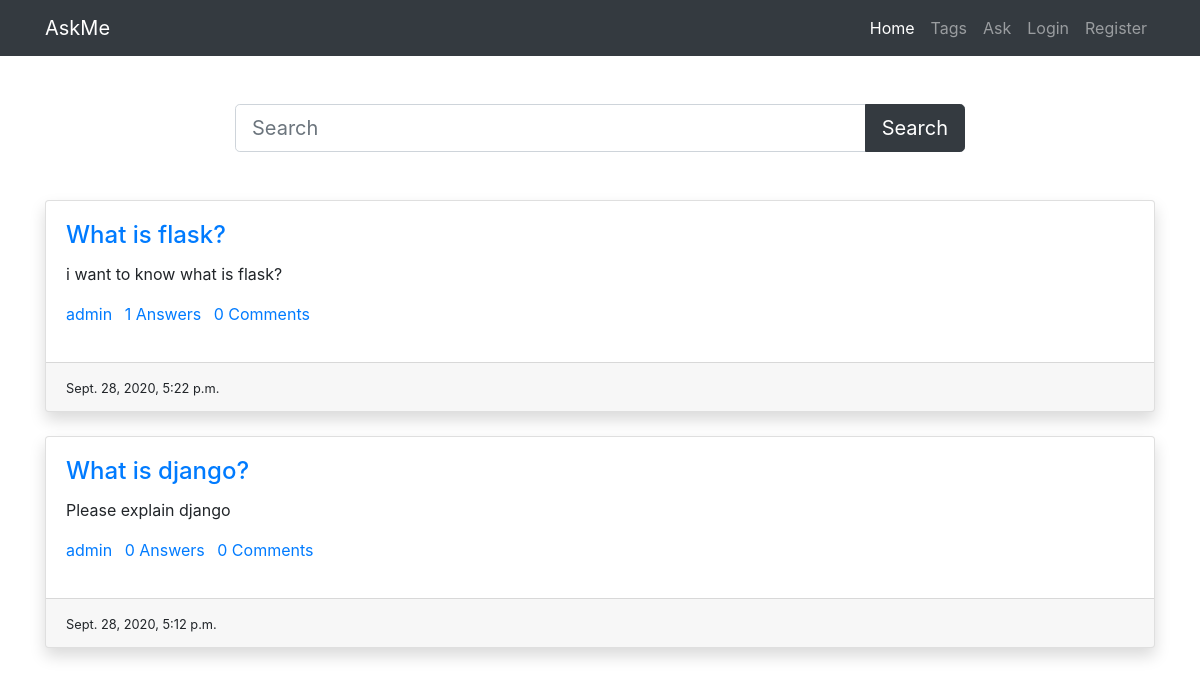
Before: / with the older database file.
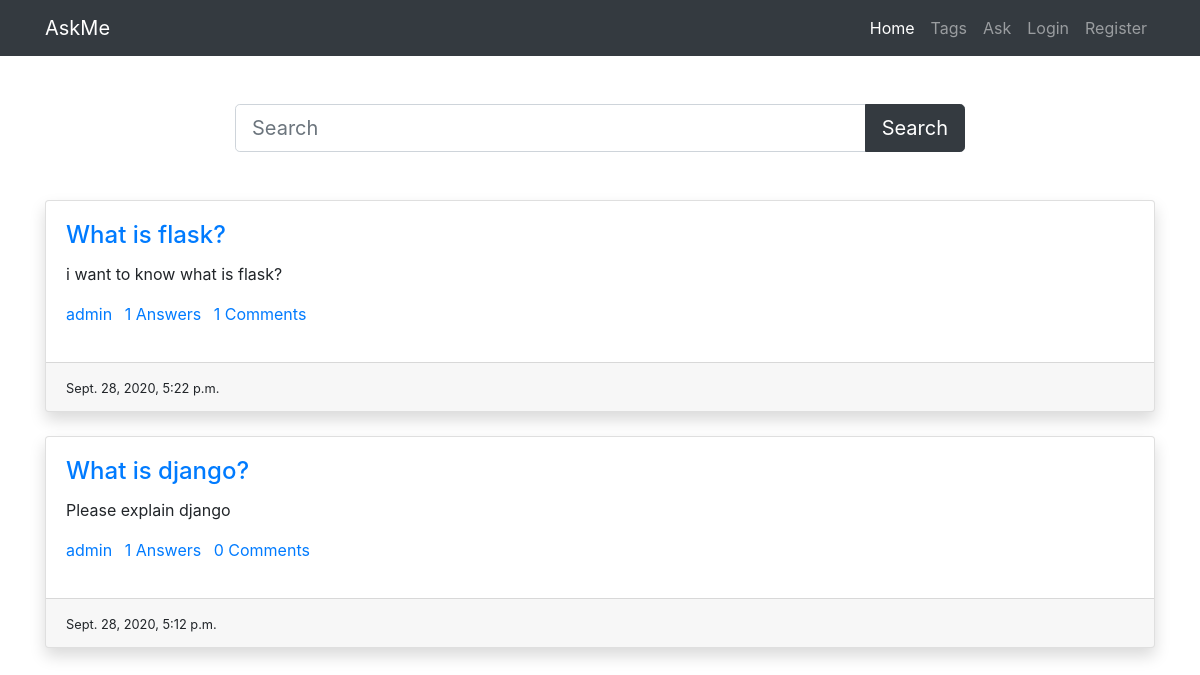
After: the same page with the newer database file.
### main/models.py (models this page shows, shortened)
class Question(models.Model):
    user=models.ForeignKey(CustomUser,on_delete=models.CASCADE)
    title=models.CharField(max_length=300)
    detail=models.TextField()
    tags=models.TextField(default='')
    add_time=models.DateTimeField(auto_now_add=True)

class CustomUser(AbstractUser):
    bio=models.TextField()
    location=models.CharField(max_length=200)

### main/views.py (the view)
# urls.py: path('',views.home,name='home'),
def home(request):
    if 'q' in request.GET:
        q=request.GET['q']
        quests=Question.objects.annotate(total_comments=Count('answer__comment')).filter(title__icontains=q).order_by('-id')
    else:
        quests=Question.objects.annotate(total_comments=Count('answer__comment')).all().order_by('-id')
    paginator=Paginator(quests,10)
    page_num=request.GET.get('page',1)
    quests=paginator.page(page_num)
    return render(request,'home.html',{'quests':quests})

### main/templates/home.html (shortened to what this page needs)
{% load static %}
<!DOCTYPE html>
<html lang="en">
<head>
    <link rel="stylesheet" href="{% static 'bootstrap.min.css' %}" />
</head>
<body>
    <nav class="navbar navbar-expand-lg navbar-dark bg-dark">
        <div class="container">
            <a class="navbar-brand" href="#">AskMe</a>
            <div class="collapse navbar-collapse" id="navbarNav">
                <ul class="navbar-nav ml-auto">
                    <li class="nav-item active">
                        <a class="nav-link" href="#">Home</a>
                    </li>
                    <li class="nav-item">
                        <a class="nav-link" href="/tags">Tags</a>
                    </li>
                    <li class="nav-item">
                        <a class="nav-link" href="/ask-question">Ask</a>
                    </li>
                    {% if user.is_authenticated %}
                    <li class="nav-item">
                        <a class="nav-link" href="/accounts/profile">Profile</a>
                    </li>
                    <li class="nav-item">
                        <a class="nav-link" href="{% url 'logout' %}">Logout</a>
                    </li>
                    {% else %}
                    <li class="nav-item">
                        <a class="nav-link" href="/accounts/login">Login</a>
                    </li>
                    <li class="nav-item">
                        <a class="nav-link" href="/accounts/register">Register</a>
                    </li>
                    {% endif %}
                </ul>
            </div>
        </div>
    </nav>
    <div class="container py-5">
        <div class="row">
            <div class="col-md-8 offset-2">
                <form>
                    <div class="input-group">
                        <input type="text" name="q" class="form-control form-control-lg" placeholder="Search" />
                        <div class="input-group-append">
                        <button class="btn btn-dark btn-lg" type="submit" id="button-addon2">Search</button>
                        </div>
                    </div>
                </form>
            </div>
        </div>
    </div>
    <div class="container">
        {% for quest in quests %}
        <div class="card mb-4 shadow">
            <div class="card-body">
                <h4 class="card-title"><a href="/detail/{{quest.id}}">{{quest.title}}</a></h4>
                <p class="card-text">{{quest.detail}}</p>
                <p>
                    <a href="#" class="mr-2">{{quest.user.username}}</a>
                    <a href="#" class="mr-2">{{quest.answer_set.count}} Answers</a>
                    <a href="#" class="mr-2">{{quest.total_comments}} Comments</a>
                </p>
            </div>
            <div class="card-footer">
                <small>{{quest.add_time}}</small>
            </div>
        </div>
        {% endfor %}
    </div>
</body>
</html>

Changed rows visible on the page:
changed Question "What is flask?": total_comments "0" → "1"
computed for Question "What is django?": answer_set.count "0" → "1"
